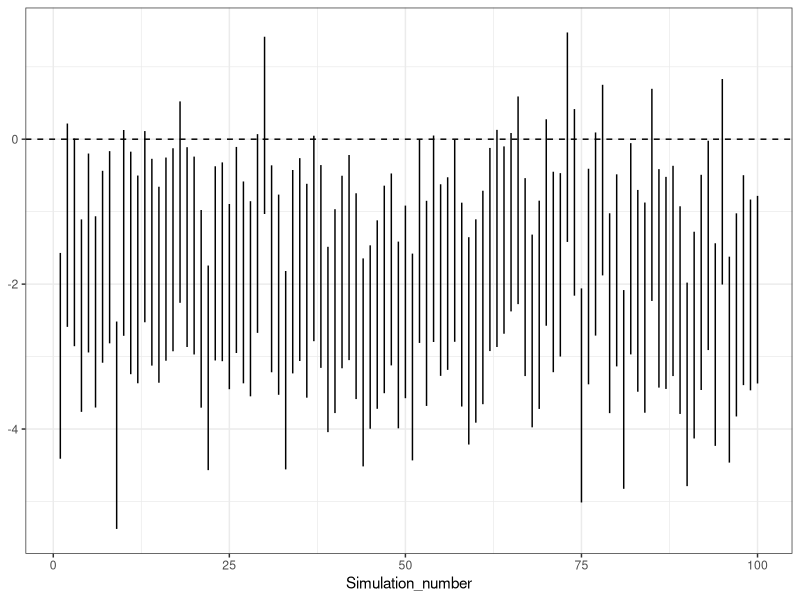
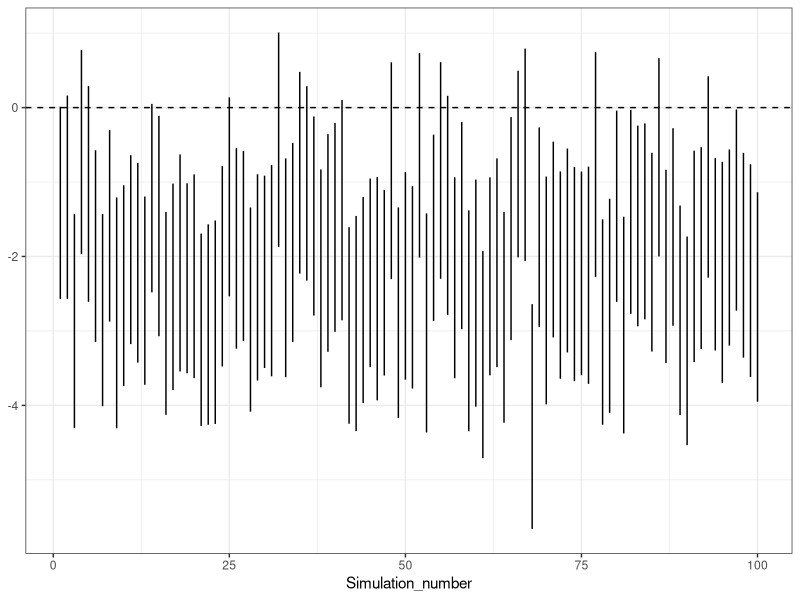

Generate these figures, in order, with R:
## ---- chunk 1
library(ggplot2)
## ---- chunk 2
set.seed(1234)
## ---- chunk 3
nsim <- 100 # number of simulations
n <- 100 # number of observations per simulation
## ---- chunk 4
res <- matrix(NA, ncol = 2, nrow = nsim)
## ---- chunk 5
for (i in 1:nsim){
  s1 <- rnorm(n, 10, 5)
  s2 <- rnorm(n, 12, 5)
  result <- t.test(s1, s2)
  res[i,] <- result$conf.int
  rm(result, s1, s2)
}
## ---- chunk 6
res <- as.data.frame(res)
names(res) <- c('LowerboundCI', 'UpperboundCI')
## ---- chunk 7
res$Simulation_number <- 1:nrow(res)
## ---- chunk 8
ggplot(res) + 
  theme_bw() + 
  geom_linerange(aes(x = Simulation_number, ymin = LowerboundCI, ymax = UpperboundCI)) +
  geom_hline(yintercept = 0, linetype = 'dashed')
## ---- chunk 9
set.seed(4321)
## ---- chunk 10
nsim <- 100 # number of simulations
n <- 100 # number of observations per simulation
## ---- chunk 11
res <- matrix(NA, ncol = 2, nrow = nsim)
## ---- chunk 12
for (i in 1:nsim){
  s1 <- rnorm(n, 10, 5)
  s2 <- rnorm(n, 12, 5)
  result <- t.test(s1, s2)
  res[i,] <- result$conf.int
  rm(result, s1, s2)
}
## ---- chunk 13
res <- as.data.frame(res)
names(res) <- c('LowerboundCI', 'UpperboundCI')
## ---- chunk 14
res$Simulation_number <- 1:nrow(res)
## ---- chunk 15
ggplot(res) + 
  theme_bw() + 
  geom_linerange(aes(x = Simulation_number, ymin = LowerboundCI, ymax = UpperboundCI)) +
  geom_hline(yintercept = 0, linetype = 'dashed')
